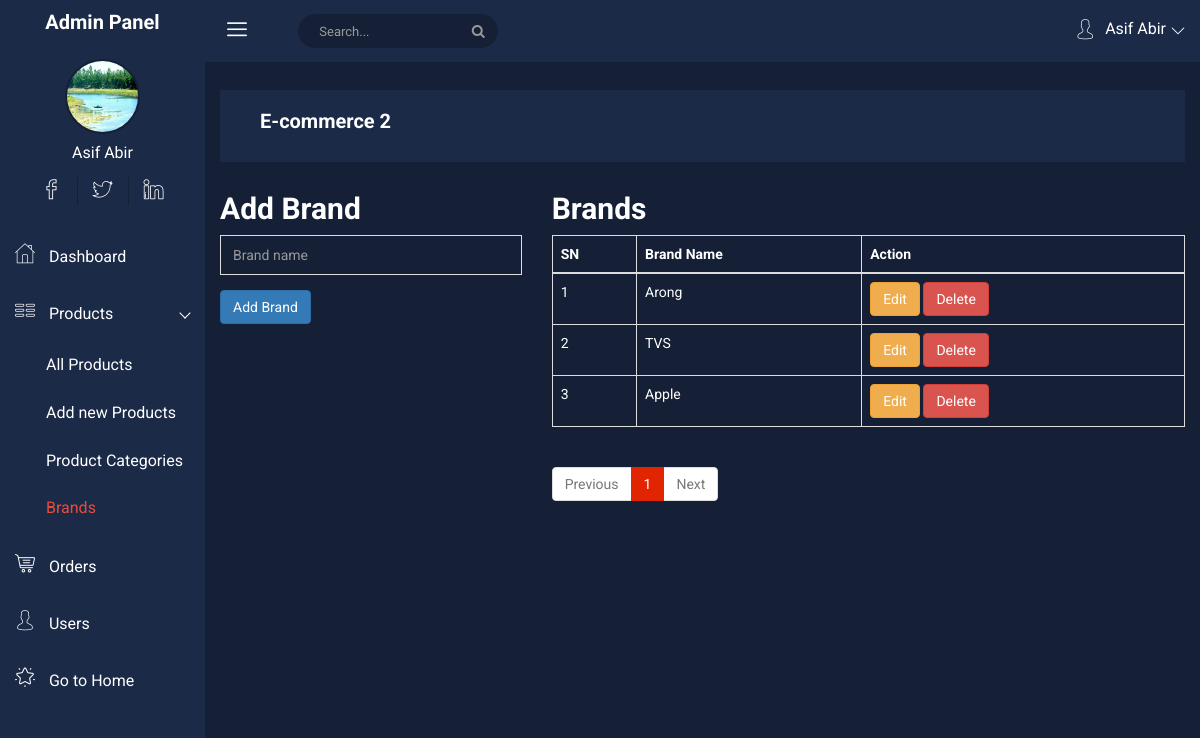
The page /project/admin/product-brands.php?page=1 (signed in) on the database as committed earlier.
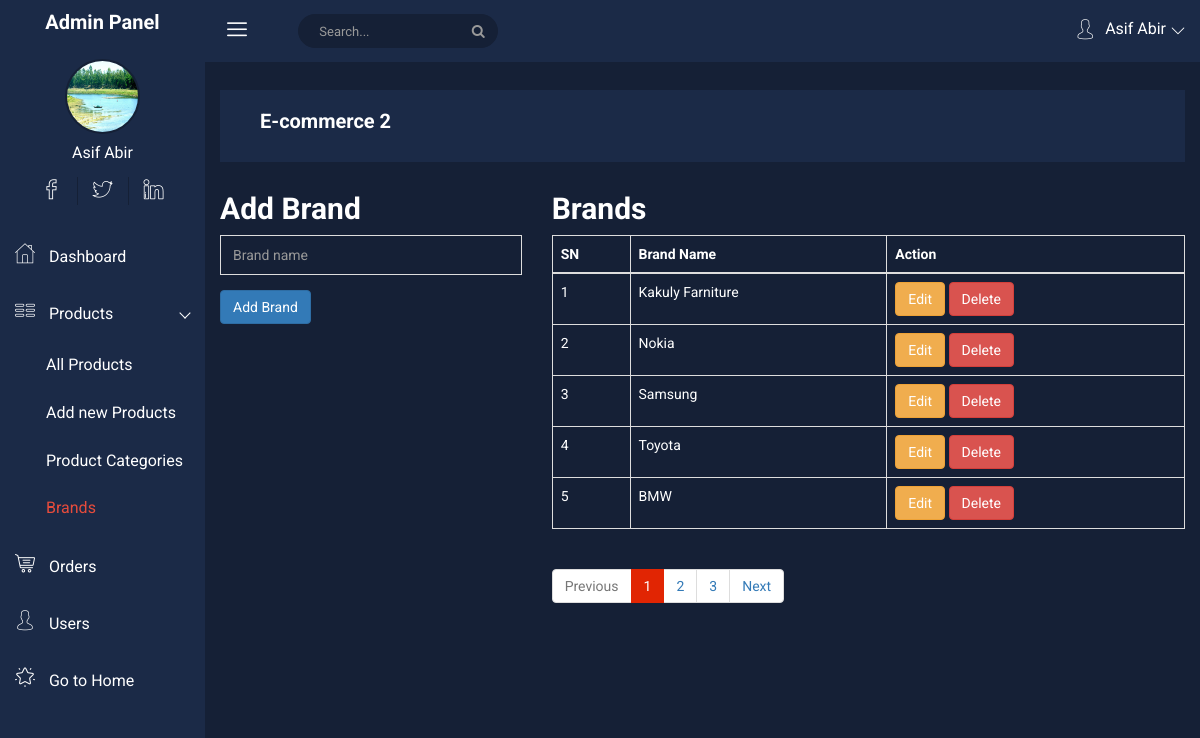
The same page on the database as committed later.
### tables this page shows
CREATE TABLE `brands` (
  `id` int(11) NOT NULL,
  `name` varchar(255) NOT NULL
);

### project/admin/product-brands.php (the view, shortened to what this page needs)
<?php
require_once "./headder.php";
$pageNumber = isset($_GET['page']) ? $_GET['page'] : null;
?>
<?php require_once "./sidebar.php" ?>
<div class="all-content-wrapper" style="color: white;">
    <div class="container-fluid">
        <div class="row">
            <div class="col-lg-12 col-md-12 col-sm-12 col-xs-12">
                <div class="logo-pro">
                    <a href="index.html"><img class="main-logo" src="img/logo/logo.png" alt="" /></a>
                </div>
            </div>
        </div>
    </div>
    <?php
    require_once "./top-header.php";
    ?>
    <div class="container-fluid">
        <?php if (!isset($_GET['editId']) && !isset($_GET['deleteId'])) { ?>
            <div class="row">
                <div class="col-md-4">
                    <h2 class="">Add Brand</h2>
                    <form action="" method="post">
                        <div class="form-group-inner">
                            <input type="text" class="form-control" id="brand" name="brand" placeholder="Brand name">
                        </div>
                        <button type="submit" class="btn btn-primary" name="addBrand">Add Brand</button>
                    </form>
                </div>
                <div class="col-md-8">
                    <h2 class="">Brands</h2>
                    <table class="table table-bordered">
                        <thead>
                            <tr>
                                <th>SN</th>
                                <th>Brand Name</th>
                                <th>Action</th>
                            </tr>
                        </thead>
                        <tbody>
                            <?php
                            $limit = 5;
                            $offset = ($pageNumber - 1) * $limit;
                            $sql = "SELECT * FROM brands";
                            $selectAll = $conn->query($sql);
                            $totalPages = ceil($selectAll->num_rows / $limit);
                            $sql = "SELECT * FROM brands ORDER BY `id` DESC LIMIT $offset, $limit";
                            $result = $conn->query($sql);
                            $sn = $offset + 1;
                            if ($result->num_rows > 0) {
                                while ($row = $result->fetch_assoc()) {
                            ?>
                                    <tr>
                                        <td><?= $sn++ ?></td>
                                        <td><?php echo $row['name'] ?></td>
                                        <td>
                                            <a href="./product-brands.php?page=<?= $pageNumber ?>&editId=<?= $row['id'] ?>" class="btn btn-warning">Edit</a>
                                            <a href="./product-brands.php?page=<?= $pageNumber ?>&deleteId=<?= $row['id'] ?>" class="btn btn-danger">Delete</a>
                                        </td>
                                    </tr>
                            <?php
                                }
                            }
                            ?>
                        </tbody>
                    </table>
                    <nav aria-label="Page navigation example">
                        <ul class="pagination">
                            <li class="page-item <?= $pageNumber != 1 ? null : "disabled" ?>"><a class="page-link" href="./product-brands.php?page=<?= $pageNumber != 1 ? $pageNumber - 1 : 1 ?>">Previous</a></li>
                            <?php for ($i = 1; $i <= $totalPages; $i++) { ?>
                                <li class="page-item <?= $i == $pageNumber ? "active" : null ?>"><a class="page-link" href="./product-brands.php?page=<?= $i; ?>"><?= $i ?></a></li>
                            <?php } ?>
                            <li class="page-item <?= $pageNumber != $totalPages ? null : "disabled" ?>"><a class="page-link" href="./product-brands.php?page=<?= $pageNumber != $totalPages ? $pageNumber + 1 : $totalPages ?>">Next</a></li>
                        </ul>
                    </nav>
                </div>
            </div>
        <?php } ?>
    </div>
</div>
<?php require_once "./footer.php" ?>

Rows that differ between the two databases and show on the page:
no longer on this page (row unchanged): brands: name "Arong"
no longer on this page (row unchanged): brands: name "TVS"
no longer on this page (row unchanged): brands: name "Apple"
added brands: name "Kakuly Farniture"
added brands: name "Nokia"
added brands: name "Samsung"
added brands: name "Toyota"
added brands: name "BMW"
Other text that changed with them:
new list line: "2"
new list line: "3"
